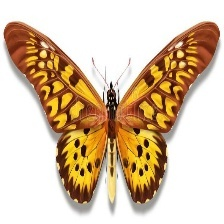
#> input picture train_000187.jpg, 224 x 224 px, found by its file name; its folder holds only this picture in this run
$ python -i svmkernel_model.py   (imports and definitions only)
#> lines starting #> are read from the running program, lines starting #| are printed output that depends on the picture
import os
import time
import numpy as np
import pandas as pd
from PIL import Image
from sklearn.model_selection import train_test_split
from sklearn.preprocessing import LabelEncoder, StandardScaler
from sklearn.decomposition import PCA
from sklearn.svm import SVC
from skimage.feature import hog
from tqdm import tqdm

BASE_DIR = os.getcwd()
DATA_DIR = BASE_DIR
TRAIN_IMG_DIR = os.path.join(DATA_DIR, "train_images/train_images")
CSV_PATH = os.path.join(DATA_DIR, "train.csv")
RANDOM_STATE = 42
IMG_SIZE = 64

def load_metadata(csv_path=CSV_PATH):
    df = pd.read_csv(csv_path)
    print(f"Loading {len(df)} entries, {df['TARGET'].nunique()} classes")
    return df

def extract_features(filename, flip=False, img_dir=TRAIN_IMG_DIR):
#> called with filename = 'train_000187.jpg', flip = False, img_dir = 'train_images/train_images'
    path = os.path.join(img_dir, filename)
    img = Image.open(path).convert("RGB").resize((IMG_SIZE, IMG_SIZE))
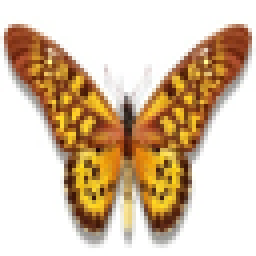
#> img: PIL image 64x64 RGB (shown 4 times larger); mean R, G, B 216.7, 194.6, 168.6
    img = np.array(img)

    if flip:
        img = np.fliplr(img)

    hog_features = hog(img, orientations=8, pixels_per_cell=(8, 8),
                        cells_per_block=(2, 2), channel_axis=-1)
#> hog_features = 1568 values, max 0.985 at index 1536, min 0 at index 7, mean 0.121

    hist_r, _ = np.histogram(img[:, :, 0], bins=32, range=(0, 256))
#> hist_r = 32 values, max 2209 at index 31, min 0 at index 0, mean 128
    hist_g, _ = np.histogram(img[:, :, 1], bins=32, range=(0, 256))
#> hist_g = 32 values, max 2148 at index 31, min 0 at index 1, mean 128
    hist_b, _ = np.histogram(img[:, :, 2], bins=32, range=(0, 256))
#> hist_b = 32 values, max 2126 at index 31, min 10 at index 15, mean 128

    color_features = np.concatenate([hist_r, hist_g, hist_b])
#> color_features = 96 values, max 2209 at index 31, min 0 at index 0, mean 128
    color_features = color_features / (color_features.sum() + 1e-7)
#> color_features = 96 values, max 0.18 at index 31, min 0 at index 0, mean 0.0104

    return np.concatenate([hog_features, color_features])

# load test images and predict, output to csv in form ID,TARGET
def predict_test_images():
    test_img_dir = os.path.join(DATA_DIR, "test_images/test_images")
    test_files = sorted(os.listdir(test_img_dir))

    predictions = []
    for filename in tqdm(test_files, total=len(test_files)):
        feat = extract_features(filename, flip=False, img_dir=test_img_dir)
        if feat is not None:
            feat_scaled = scaler.transform([feat])
            feat_pca = pca.transform(feat_scaled)
            pred_enc = svc.predict(feat_pca)[0]
            pred_label = enc.inverse_transform([pred_enc])[0]
            predictions.append((filename.removesuffix('.jpg'), pred_label))

    # save to CSV
    pred_df = pd.DataFrame(predictions, columns=["ID", "TARGET"])
    print(pred_df.head())
    pred_df.to_csv("submission.csv", index=False)
    print("Predictions saved to submission.csv")


# [59 lines not run here, left out]

>>> result = extract_features('train_000187.jpg')
#> result = 1664 values, max 0.985 at index 1536, min 0 at index 7, mean 0.115

$ run again, on train_000199.jpg
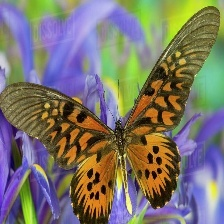
#> input picture train_000199.jpg, 224 x 224 px, found by its file name
#> in extract_features, `img = Image.open(path).convert("RGB").resize((IMG_SIZE, IMG_SIZE))`:
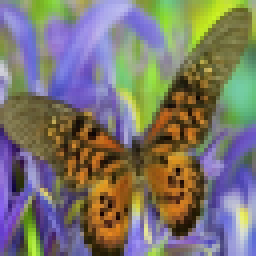
#> img: PIL image 64x64 RGB (shown 4 times larger); mean R, G, B 123.4, 118, 108.8
#> hog_features = 1568 values, max 0.323 at index 1120, min 0 at index 2, mean 0.151
#> hist_r = 32 values, max 379 at index 15, min 0 at index 0, mean 128
#> hist_g = 32 values, max 319 at index 13, min 0 at index 31, mean 128
#> hist_b = 32 values, max 289 at index 4, min 0 at index 31, mean 128
#> in extract_features, `color_features = np.concatenate([hist_r, hist_g, hist_b])`: color_features = 96 values, max 379 at index 15, min 0 at index 0, mean 128
#> in extract_features, `color_features = color_features / (color_features.sum() + 1e-7)`: color_features = 96 values, max 0.0308 at index 15, min 0 at index 0, mean 0.0104
#> result = 1664 values, max 0.323 at index 1120, min 0 at index 2, mean 0.143

$ run again, on Distribution of butterflies.png
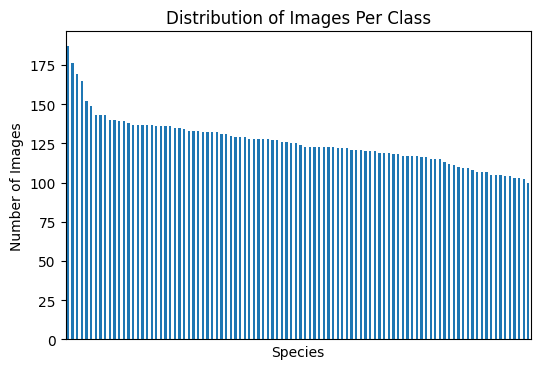
#> input picture Distribution of butterflies.png, 540 x 369 px, found by its file name
#> in extract_features, `img = Image.open(path).convert("RGB").resize((IMG_SIZE, IMG_SIZE))`:
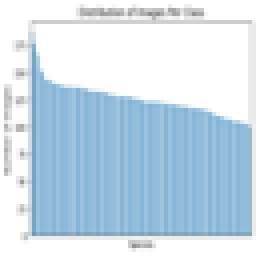
#> img: PIL image 64x64 RGB (shown 4 times larger); mean R, G, B 199, 219, 232.9
#> hog_features = 1568 values, max 1 at index 372, min 0 at index 4, mean 0.0831
#> hist_r = 32 values, max 1693 at index 31, min 0 at index 0, mean 128
#> hist_g = 32 values, max 1697 at index 31, min 0 at index 0, mean 128
#> hist_b = 32 values, max 1707 at index 31, min 0 at index 0, mean 128
#> in extract_features, `color_features = np.concatenate([hist_r, hist_g, hist_b])`: color_features = 96 values, max 1707 at index 95, min 0 at index 0, mean 128
#> in extract_features, `color_features = color_features / (color_features.sum() + 1e-7)`: color_features = 96 values, max 0.139 at index 95, min 0 at index 0, mean 0.0104
#> result = 1664 values, max 1 at index 372, min 0 at index 4, mean 0.0789
